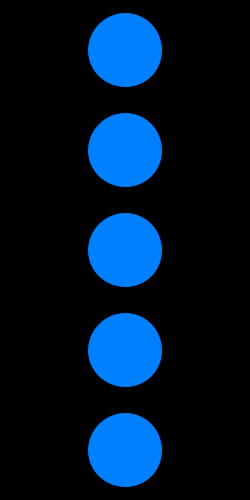
Frame 1 (no input)
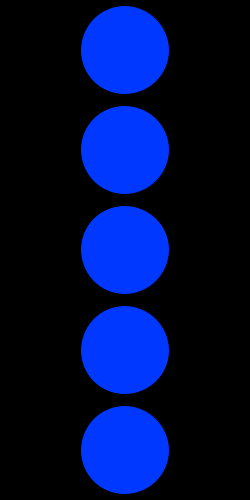
Frame 60 (the mouse pressed at the canvas centre just before this capture)
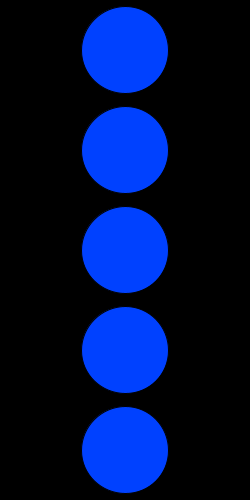
Frame 120 (the mouse held since frame 60 and released just before this capture)

The Processing sketch that drew these frames (run headless with seeded random() and noise(); from frame 60 on, the mouse is pressed at the canvas centre):

// Processing sketch: processing_171810
// ── processing_171810.pde

float counter=0;
void setup()
{ colorMode(HSB,360,100,100);
  size(250,500);
  background(0);
}

void draw()
{
  background(0);
  float size=map(sin(counter),-1,1,50,100);
  
  float pulse=map(mouseY,0,500,0.01,0.2);
  
  float amplitude=map(sin(counter),-1,1,180,240);
  fill(amplitude,100,100);
  
  ellipseMode(CENTER);
  ellipse(125,50,size,size);
  
  ellipse(125,150,size,size);

  ellipse(125,250,size,size);

  ellipse(125,350,size,size);
  
 
  ellipse(125,450,size,size);
  
  println(sin(counter));
  counter+=pulse;
 
 
 
}
